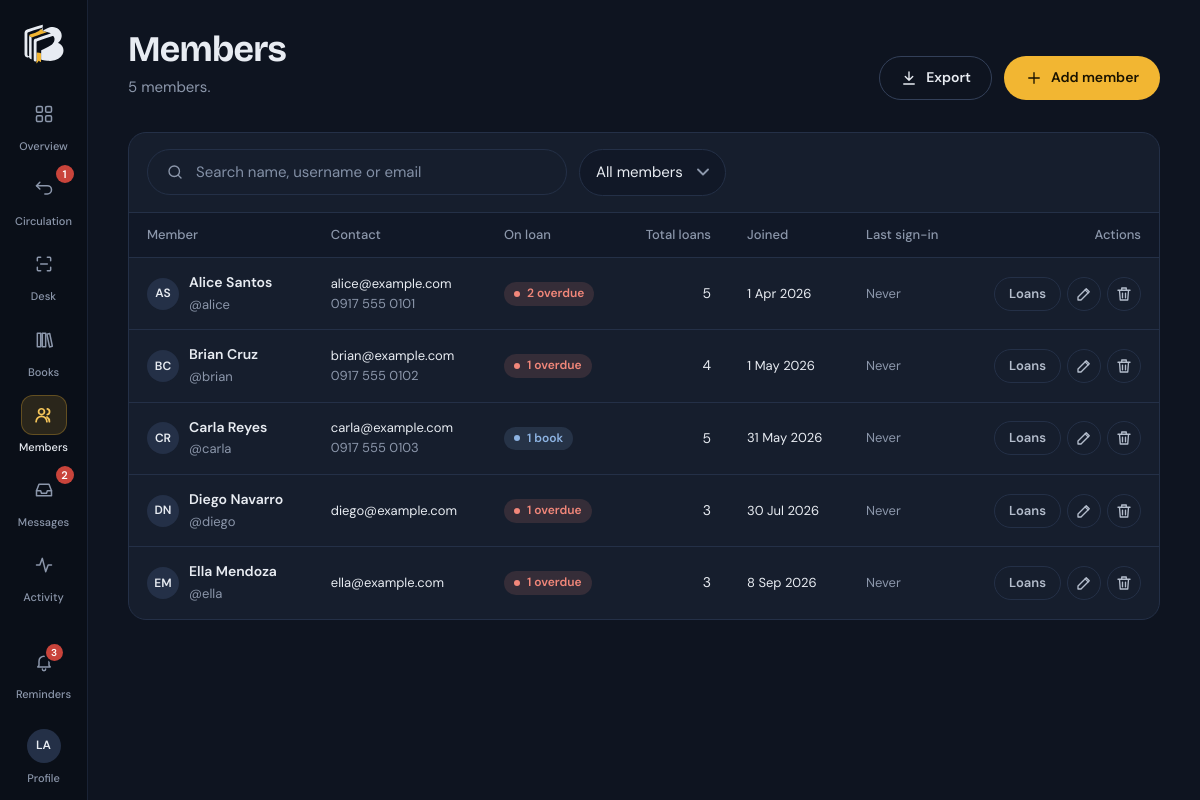
/admin/members.php (signed in), run on the app's committed database.
### tables this page shows
CREATE TABLE users (
  id            INT UNSIGNED AUTO_INCREMENT PRIMARY KEY,
  name          VARCHAR(120) NOT NULL,
  username      VARCHAR(60)  NOT NULL UNIQUE,
  email         VARCHAR(160) NULL,
  phone         VARCHAR(40)  NULL,
  password_hash VARCHAR(255) NOT NULL,
  role          ENUM('admin','member') NOT NULL DEFAULT 'member',
  is_active     TINYINT(1)   NOT NULL DEFAULT 1,
  last_login_at DATETIME     NULL,
  created_at    DATETIME     NOT NULL DEFAULT CURRENT_TIMESTAMP,
  INDEX idx_users_role (role)
);

### admin/members.php (the view, shortened to what the rows shown need)
<?php
require __DIR__ . '/../includes/bootstrap.php';
$user = require_role('admin');
$where = ["u.role = 'member'"];
$params = [];
$whereSql = 'WHERE ' . implode(' AND ', $where);
$p = paginate((int)q_val("SELECT COUNT(*) FROM users u $whereSql", $params), 15);
$members = q_all("SELECT u.id, u.name, u.username, u.email, u.phone, u.is_active, u.created_at, u.last_login_at,
                    (SELECT COUNT(*) FROM loans l WHERE l.user_id = u.id AND l.status IN " . ACTIVE_LOAN . ") AS active_loans,
                    (SELECT COUNT(*) FROM loans l WHERE l.user_id = u.id AND l.status = 'borrowed' AND l.due_at < ?) AS overdue,
                    (SELECT COUNT(*) FROM loans l WHERE l.user_id = u.id) AS total_loans
                  FROM users u $whereSql ORDER BY u.name LIMIT {$p['per']} OFFSET {$p['offset']}", array_merge([today()], $params));
$memberJson = fn(array $m) => json_encode(['id' => $m['id'], 'name' => $m['name'], 'username' => $m['username'], 'email' => $m['email'], 'phone' => $m['phone'], 'is_active' => $m['is_active']], JSON_UNESCAPED_UNICODE);
$active = 'members';
require __DIR__ . '/../includes/partials/header.php';
?>
<header class="page-head">
  <div class="page-head__title">
    <h1>Members</h1>
  </div>
</header>
<section class="card card--flush">
  <?php if ($members): ?>
  <div class="table-wrap">
    <table class="table table--stack">
      <thead><tr><th>Member</th><th>Contact</th><th>On loan</th><th class="num">Total loans</th><th>Joined</th><th>Last sign-in</th><th class="num">Actions</th></tr></thead>
      <tbody>
      <?php foreach ($members as $m): ?>
        <tr>
          <td><div class="cell-person"><span class="avatar" style="<?= (int)$m['is_active'] ? '' : 'opacity:.45' ?>"><?= e(initials($m['name'])) ?></span>
            <span><strong><?= e($m['name']) ?></strong><?= (int)$m['is_active'] ? '' : ' <span class="badge badge--muted badge--plain">Deactivated</span>' ?><br><span class="small muted">@<?= e($m['username']) ?></span></span></div></td>
          <td class="small"><?= e($m['email'] ?: '—') ?><br><span class="muted"><?= e($m['phone'] ?: '') ?></span></td>
          <td><?php if ((int)$m['overdue']): ?><span class="badge badge--danger"><?= (int)$m['overdue'] ?> overdue</span>
              <?php elseif ((int)$m['active_loans']): ?><span class="badge badge--info"><?= plural((int)$m['active_loans'], 'book') ?></span>
              <?php else: ?><span class="muted">—</span><?php endif; ?></td>
          <td class="num"><?= (int)$m['total_loans'] ?></td>
          <td class="small nowrap"><?= e(fmt_date($m['created_at'], 'j M Y')) ?></td>
          <td class="small muted nowrap"><?= $m['last_login_at'] ? e(time_ago($m['last_login_at'])) : 'Never' ?></td>
          <td>
            <div class="actions">
              <a class="btn btn--ghost btn--sm" href="<?= e(url('admin/loans.php', ['q' => $m['username'], 'tab' => 'active'])) ?>" title="View loans">Loans</a>
              <button class="btn btn--ghost btn--sm btn--icon" type="button" data-open="member-dialog" data-fill="<?= e($memberJson($m)) ?>" aria-label="Edit <?= e($m['name']) ?>" title="Edit"><?= icon('edit') ?></button>
              <form method="post" data-confirm="<?= e($m['name']) ?>'s account, favorites, messages and loan history will be permanently removed. You can deactivate the account instead to keep the history." data-confirm-title="Delete this member?" data-confirm-ok="Delete member">
                <button class="btn btn--ghost btn--sm btn--icon" type="submit" aria-label="Delete <?= e($m['name']) ?>" title="Delete"><?= icon('trash') ?></button>
              </form>
            </div>
          </td>
        </tr>
      <?php endforeach; ?>
      </tbody>
    </table>
  </div>
  <?php else: ?>
    <div class="empty"><?= empty_art('members') ?><h3>No members found</h3><p>Try a different search, or add a new member.</p></div>
  <?php endif; ?>
</section>
<?php require __DIR__ . '/../includes/partials/footer.php'; ?>

### includes/partials/header.php (shortened to what the rows shown need)
<?php
$user = current_user();
$active = $active ?? '';
$isAdmin = $user && $user['role'] === 'admin';
if ($user && !$isAdmin) {
    $navCounts = [
        'loans'    => (int)q_val("SELECT COUNT(*) FROM loans WHERE user_id = ? AND status = 'borrowed' AND due_at <= ?",
                        [(int)$user['id'], date('Y-m-d', strtotime('+' . (int)config('library.due_soon_days') . ' days'))])
                      + ready_hold_count((int)$user['id']),
        'messages' => unread_replies((int)$user['id']),
    ];
    $nav = [
        ['discover.php', 'discover', 'compass', 'Discover'],
        ['loans.php', 'loans', 'book', 'My loans', $navCounts['loans']],
        ['favorites.php', 'favorites', 'heart', 'Favorites'],
        ['messages.php', 'messages', 'message', 'Messages', $navCounts['messages']],
    ];
} elseif ($isAdmin) {
    $navCounts = [
        'returns'  => (int)q_val("SELECT COUNT(*) FROM loans WHERE status = 'return_requested'"),
        'messages' => chat_unread_conversations(),
    ];
    $nav = [
        ['admin/index.php', 'overview', 'grid', 'Overview'],
        [$navCounts['returns'] ? 'admin/loans.php?tab=requests' : 'admin/loans.php', 'loans', 'swap', 'Circulation', $navCounts['returns']],
        ['admin/desk.php', 'desk', 'scan', 'Desk'],
        ['admin/books.php', 'books', 'books', 'Books'],
        ['admin/members.php', 'members', 'users', 'Members'],
        ['admin/messages.php', 'messages', 'inbox', 'Messages', $navCounts['messages']],
        ['admin/activity.php', 'activity', 'activity', 'Activity'],
    ];
}
$theme = ($_COOKIE['bt_theme'] ?? '') === 'light' ? 'light' : 'dark';
$reminders = $user ? reminders_for($user) : [];
?><!doctype html>
<html lang="en" data-theme="<?= $theme ?>">
<head>
  <link rel="stylesheet" href="<?= e(asset('css/app.css')) ?>">
</head>
<body class="<?= e($bodyClass ?? '') ?>"<?= $user ? ' data-search-api="' . e(url('api/search.php')) . '"' : '' ?>>
<?php if ($user):
    $home = url(home_for($user));
?>
<div class="app" id="app">
  <aside class="sidebar" id="sidebar" aria-label="Sidebar">
    <a class="brand" href="<?= e($home) ?>" aria-label="BookTrack home">
      <?= logo_mark() ?>
    </a>
    <nav class="nav" aria-label="Main">
      <?php foreach ($nav as $item): ?>
        <a href="<?= e(url($item[0])) ?>" <?= $active === $item[1] ? 'aria-current="page"' : '' ?>>
          <span class="nav__icon"><?= icon($item[2]) ?></span>
          <span class="nav__label"><?= e($item[3]) ?></span>
          <?php if (!empty($item[4])): ?><span class="count" aria-label="<?= (int)$item[4] ?> <?= $item[1] === 'messages' ? 'new' : 'need attention' ?>"><?= (int)$item[4] ?></span><?php endif; ?>
        </a>
      <?php endforeach; ?>
    </nav>
    <div class="rail-user">
      <button class="rail-bell" type="button" popovertarget="reminders" aria-label="Reminders<?= $reminders ? ', ' . count($reminders) . ' new' : '' ?>">
        <span class="nav__icon"><?= icon('bell') ?><?php if ($reminders): ?><span class="count"><?= count($reminders) > 9 ? '9+' : count($reminders) ?></span><?php endif; ?></span>
        <span class="nav__label">Reminders</span>
      </button>
      <a class="rail-account" href="<?= e(url('profile.php')) ?>" <?= $active === 'profile' ? 'aria-current="page"' : '' ?> title="<?= e($user['name']) ?>">
        <span class="nav__icon"><span class="avatar"><?= e(initials($user['name'])) ?></span></span>
        <span class="nav__label">Profile</span>
      </a>
    </div>
  </aside>
  <div class="shell">
    <main class="main" id="main">
<?php endif; ?>

### includes/helpers.php (shortened to what the rows shown need)
<?php
function e($value): string
{
    return htmlspecialchars((string)($value ?? ''), ENT_QUOTES | ENT_SUBSTITUTE, 'UTF-8');
}
function base_url(): string
{
    static $base = null;
    if ($base !== null) return $base;
    $root   = str_replace('\\', '/', (string)realpath(APP_ROOT));
    $script = str_replace('\\', '/', (string)realpath($_SERVER['SCRIPT_FILENAME'] ?? ''));
    $rel    = ltrim(substr($script, strlen($root)), '/');
    $name   = $_SERVER['SCRIPT_NAME'] ?? '/';
    $base   = ($rel !== '' && str_ends_with($name, $rel)) ? substr($name, 0, -strlen($rel)) : '/';
    return $base ?: '/';
}
function url(string $path = '', array $query = []): string
{
    $u = base_url() . ltrim($path, '/');
    if ($query) $u .= '?' . http_build_query($query);
    return $u;
}
function asset(string $path): string
{
    $file = APP_ROOT . '/assets/' . $path;
    $v = is_file($file) ? filemtime($file) : 1;
    return url('assets/' . $path) . '?v=' . $v;
}
function input_int(string $key, int $default = 0): int
{
    $v = $_POST[$key] ?? $_GET[$key] ?? null;
    return is_numeric($v) ? (int)$v : $default;
}
function today(): string
{
    return date('Y-m-d');
}
function fmt_date(?string $date, string $format = 'j M Y'): string
{
    $ts = strtotime($date);
    return $ts ? date($format, $ts) : '—';
}
function initials(string $name): string
{
    $parts = preg_split('/\s+/', trim($name)) ?: [];
    $out = '';
    foreach (array_slice($parts, 0, 2) as $p) $out .= mb_strtoupper(mb_substr($p, 0, 1));
    return $out ?: '?';
}
function plural(int $n, string $word, ?string $pluralWord = null): string
{
    return $n . ' ' . ($n === 1 ? $word : ($pluralWord ?? $word . 's'));
}
function icon(string $name, string $class = 'icon'): string
{
    return '<svg class="' . e($class) . '" viewBox="0 0 24 24" aria-hidden="true">' . ($paths[$name] ?? '') . '</svg>';
}
function paginate(int $total, int $perPage = 12): array
{
    $pages = max(1, (int)ceil($total / $perPage));
    $page  = min($pages, max(1, input_int('page', 1)));
    return ['page' => $page, 'pages' => $pages, 'per' => $perPage, 'offset' => ($page - 1) * $perPage, 'total' => $total];
}
function logo_mark(string $class = 'logo-mark'): string
{
    static $svg = null;
    if ($svg === null) {
        $svg = trim((string) @file_get_contents(dirname(__DIR__) . '/assets/img/logo-mark.svg'));
    }
    return str_replace('<svg ', '<svg class="' . e($class) . '" aria-hidden="true" focusable="false" ', $svg);
}

### data on the page
users: name "LA"
users: name "AS", name "Alice Santos", username "alice", email "alice@example.com", phone "0917 555 0101", overdue "2", total_loans "5", created_at "1 Apr 2026", shows "Never"
users: name "BC", name "Brian Cruz", username "brian", email "brian@example.com", phone "0917 555 0102", overdue "1", total_loans "4", created_at "1 May 2026", shows "Never"
users: name "CR", name "Carla Reyes", username "carla", email "carla@example.com", phone "0917 555 0103", active_loans "1 book", total_loans "5", created_at "31 May 2026", shows "Never"
users: name "DN", name "Diego Navarro", username "diego", email "diego@example.com", overdue "1", total_loans "3", created_at "30 Jul 2026", shows "Never"
users: name "EM", name "Ella Mendoza", username "ella", email "ella@example.com", overdue "1", total_loans "3", created_at "8 Sep 2026", shows "Never"

### other printed values
$item[3] "Overview"
$item[3] "Circulation"
$item[4] "1"
$item[3] "Desk"
$item[3] "Books"
$item[3] "Members"
$item[3] "Messages"
$item[4] "2"
$item[3] "Activity"
count($reminders) "3"
plural($p['total'], 'member') "5 members"
